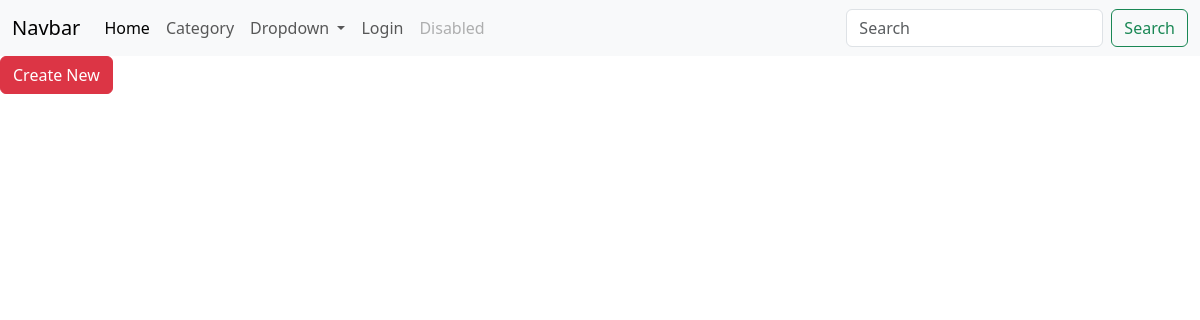
The page /categories on the database as committed earlier.
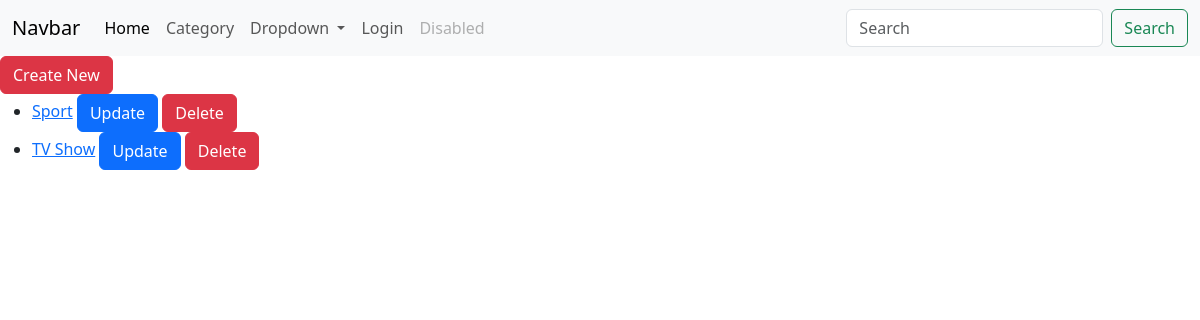
The same page on the database as committed later.
### blog/models.py (models this page shows, shortened)
class Category(models.Model):
    name = models.CharField(max_length=255)

### blog/views.py (the view)
# urls.py: path("categories", list_categories, name="categories"),
def list_categories(request):
    data = Category.objects.all()
    content = {'categories': data}
    return render(request, "list_categories.html", content)

### blog/templates/list_categories.html (shortened to what this page needs)
{% extends "base.html" %}
{% block content %}
    <a href="{% url 'create_category_form' %}"
    class="btn btn-danger"
    >
        Create New
    </a>
<ul>
{% for category in categories %}
    <li>
        <a href="{% url 'detail_category' id=category.id %}">
            {{ category.name }}</a>
        <a class="btn btn-primary" href="{% url 'update_category_form' id=category.id%}">
            Update
        </a>
    <a class="btn btn-danger" href="{% url 'delete_category' id=category.id %}">
            Delete
        </a>
    </li>
{% endfor %}
</ul>
{% endblock %}

Rows that differ between the two databases and show on the page:
added Category: name "Sport"
added Category: name "TV Show"
